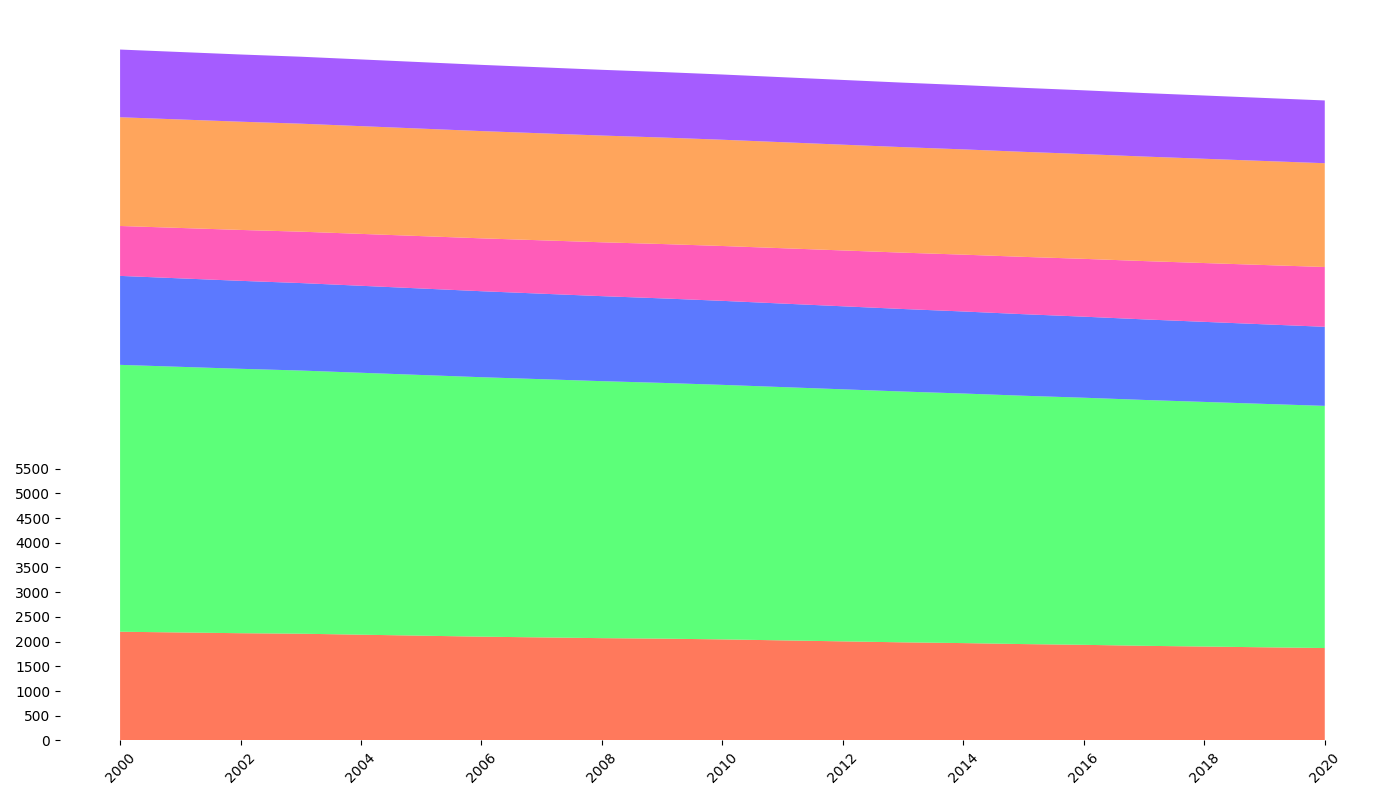

Generate this figure with Python:
import matplotlib.pyplot as plt
import numpy as np

years = np.arange(2000, 2021)

north_america = np.array([2200, 2185, 2170, 2160, 2140, 2120, 2100, 2085, 2070, 2060, 2045, 2025, 
                          2005, 1985, 1970, 1950, 1935, 1915, 1900, 1885, 1870])
south_america = np.array([5400, 5375, 5350, 5325, 5300, 5275, 5250, 5225, 5200, 5175, 5150, 5125, 
                          5100, 5075, 5050, 5025, 5000, 4975, 4950, 4925, 4900])
africa = np.array([1800, 1790, 1780, 1770, 1760, 1750, 1740, 1730, 1720, 1710, 1700, 1690, 1680, 
                   1670, 1660, 1650, 1640, 1630, 1620, 1610, 1600])
europe = np.array([1010, 1020, 1030, 1040, 1050, 1060, 1070, 1080, 1090, 1100, 1110, 1120, 1130, 
                   1140, 1150, 1160, 1170, 1180, 1190, 1200, 1210])
asia = np.array([2200, 2195, 2190, 2185, 2180, 2175, 2170, 2165, 2160, 2155, 2150, 2145, 2140,
                 2135, 2130, 2125, 2120, 2115, 2110, 2105, 2100])
australia = np.array([1370, 1365, 1360, 1355, 1350, 1345, 1340, 1335, 1330, 1325, 1320, 1315, 
                      1310, 1305, 1300, 1295, 1290, 1285, 1280, 1275, 1270])

regions = np.row_stack((north_america, south_america, africa, europe, asia, australia))

fig, ax = plt.subplots(figsize=(14, 8))

colors = ['#FF5733', '#33FF57', '#3357FF', '#FF33A8', '#FF8F33', '#8F33FF']

ax.stackplot(years, regions, colors=colors, alpha=0.8)

ax.set_xticks(np.arange(2000, 2021, 2))
ax.set_yticks(np.arange(0, 5501, 500))

# Borders (spines) are removed
for spine in ax.spines.values():
    spine.set_visible(False)

# Grid removal
ax.yaxis.grid(False)

plt.xticks(rotation=45)
plt.tight_layout()

plt.show()
